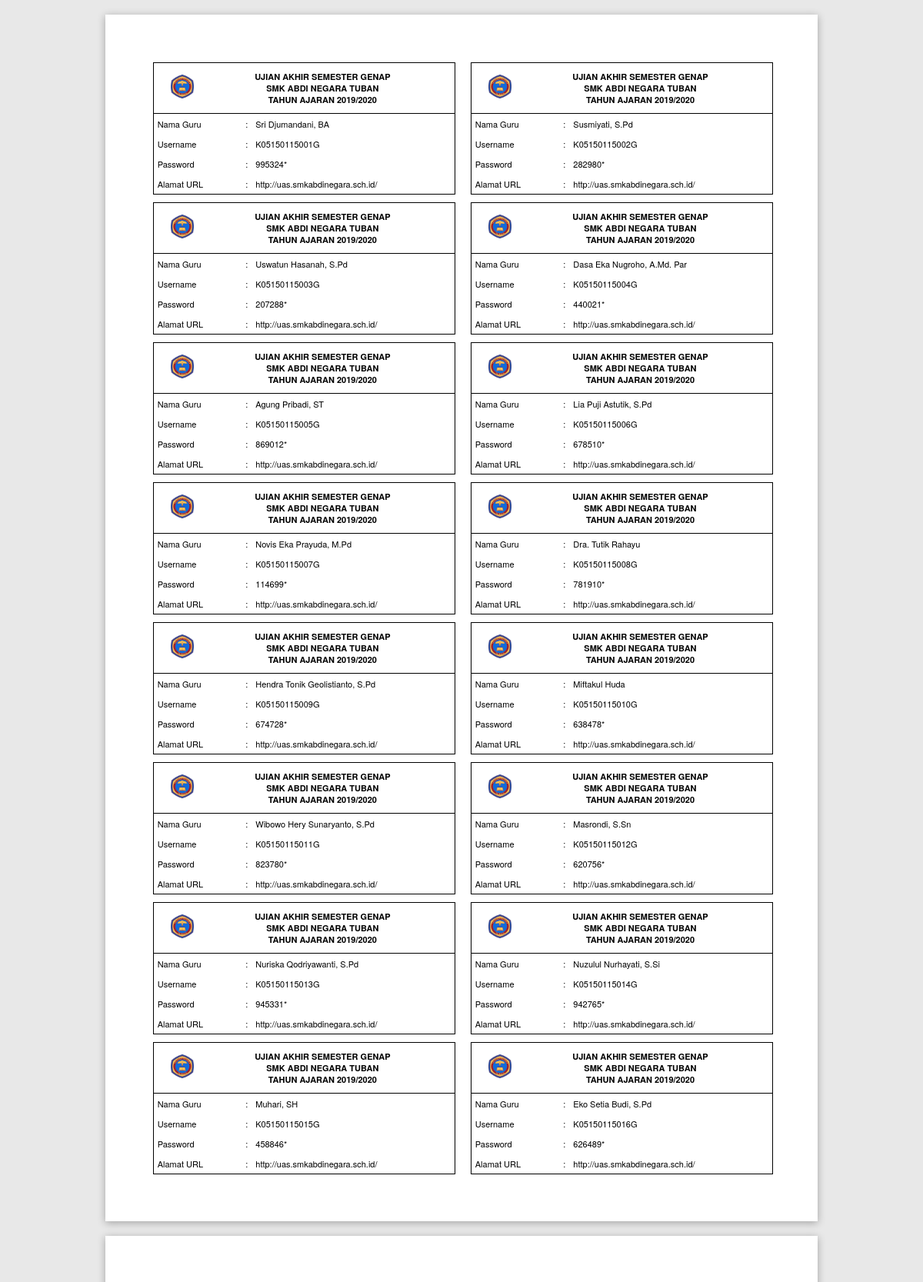
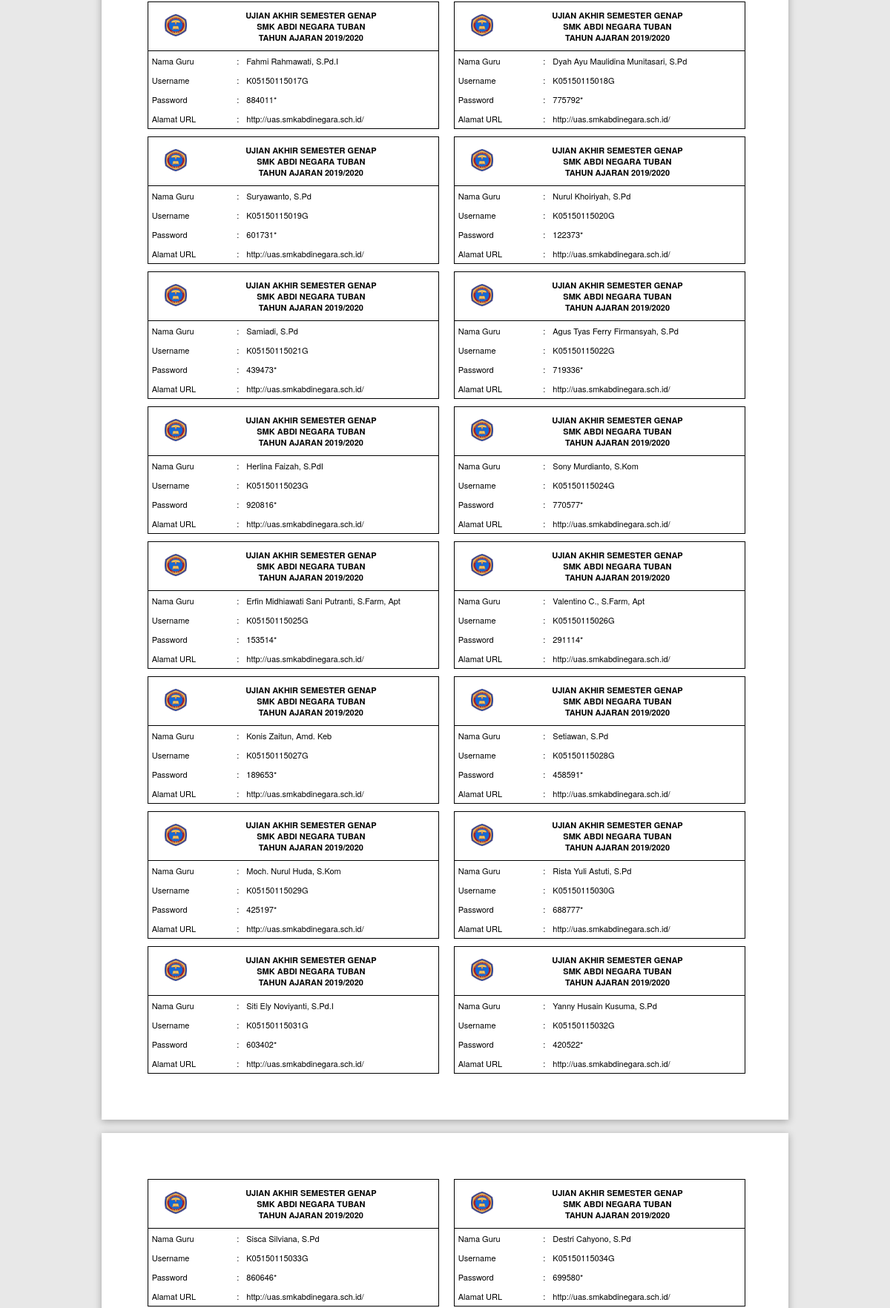
Screenshot of /guru.php (upper part) with the database file from the repository (2 pictures, top to bottom).
### tables this page shows
CREATE TABLE `guru` (
  `id` int(11) NOT NULL,
  `nama` varchar(100) NOT NULL,
  `username` varchar(15) NOT NULL,
  `password` varchar(10) NOT NULL,
  `ruang` varchar(10) NOT NULL
);

### guru.php (the view, shortened to what this page needs)
<?php
$koneksi = mysqli_connect("localhost", "root", "");
mysqli_select_db($koneksi, "kartu");
$guru = mysqli_query($koneksi, "select * from guru");
$perpage = 16;
?>
<!DOCTYPE html>
<html lang="en">
<head>
</head>
<body>
    <?php while ($data = mysqli_fetch_array($guru)): ?>
    <?php
                    if (($data['id'] % 2 == 1) AND ($data['id'] % $perpage != 1))
                        echo "<tr>";
                    if ($data['id'] % $perpage == 1)
                        echo '<div class="page"><table width="100%"><tr>';
                    ?>
    <td style="padding:5px;">
        <table class="kartu" style="width:10.4cm; border: 1px solid #000;">
            <tr>
                <td colspan="3" style="border-bottom: 1px solid #000;">
                    <table class="header">
                        <tr>
                            <td><img src="smkan.png" class="logo" /></td>
                            <td>
                                UJIAN AKHIR SEMESTER GENAP<br>
                                SMK ABDI NEGARA TUBAN<br>
                                TAHUN AJARAN 2019/2020
                            </td>
                            <td style="padding:5px;">
                            </td>
                        </tr>
                    </table>
                </td>
            </tr>
            <tr class="data">
                <td width="115">Nama Guru</td>
                <td width="1">:</td>
                <td><?= $data['nama'] ?></td>
            </tr>
            <tr class="data">
                <td>Username</td>
                <td>:</td>
                <td><?= $data['username'] ?></td>
            </tr>
            <tr class="data">
                <td>Password</td>
                <td>:</td>
                <td><?= $data['password'] ?></td>
            </tr>
            <tr class="data">
                <td>Alamat URL</td>
                <td>:</td>
                <td>http://uas.smkabdinegara.sch.id/</td>
            </tr>
        </table>
    <td>
        <?php
                    if ($data['id'] % 2 == 0)
                        echo "</tr>";
                    if ($data['id'] % $perpage == 0)
                        echo "</table></div>";
                    ?>
        <?php endwhile; ?>
</body>
</html>

### guru.php (style rules this page uses)
* { margin: 0; padding: 0; -webkit-box-sizing: border-box; -moz-box-sizing: border-box; box-sizing: border-box }
body { font-family: "Helvetica Neue", Helvetica, Arial, sans-serif; font-size: 11px; background: #E8E8E8; }
.page { position: relative; width: 21.5cm; min-height: 33cm; page-break-after: always; margin: 0.5cm auto; background: #FFF; padding: 1.5cm; box-shadow: 0 2px 10px rgba(0, 0, 0, 0.3); -webkit-box-sizing: initial; -moz-box-sizing: initial; box-sizing: initial; }
.logo { width: 30px; }
table { border-collapse: collapse; }
.header { width: 100%; text-align: center; font-weight: bold; }
td { padding: 5px 5px; }

### rows the page displays
guru: nama "Sri Djumandani, BA", username "K05150115001G", password "995324*"
guru: nama "Susmiyati, S.Pd", username "K05150115002G", password "282980*"
guru: nama "Uswatun Hasanah, S.Pd", username "K05150115003G", password "207288*"
guru: nama "Dasa Eka Nugroho, A.Md. Par", username "K05150115004G", password "440021*"
guru: nama "Agung Pribadi, ST", username "K05150115005G", password "869012*"
guru: nama "Lia Puji Astutik, S.Pd", username "K05150115006G", password "678510*"
guru: nama "Novis Eka Prayuda, M.Pd", username "K05150115007G", password "114699*"
guru: nama "Dra. Tutik Rahayu", username "K05150115008G", password "781910*"
guru: nama "Hendra Tonik Geolistianto, S.Pd", username "K05150115009G", password "674728*"
guru: nama "Miftakul Huda", username "K05150115010G", password "638478*"
guru: nama "Wibowo Hery Sunaryanto, S.Pd", username "K05150115011G", password "823780*"
guru: nama "Masrondi, S.Sn", username "K05150115012G", password "620756*"
guru: nama "Nuriska Qodriyawanti, S.Pd", username "K05150115013G", password "945331*"
guru: nama "Nuzulul Nurhayati, S.Si", username "K05150115014G", password "942765*"
guru: nama "Muhari, SH", username "K05150115015G", password "458846*"
guru: nama "Eko Setia Budi, S.Pd", username "K05150115016G", password "626489*"
guru: nama "Fahmi Rahmawati, S.Pd.I", username "K05150115017G", password "884011*"
guru: nama "Dyah Ayu Maulidina Munitasari, S.Pd", username "K05150115018G", password "775792*"
guru: nama "Suryawanto, S.Pd", username "K05150115019G", password "601731*"
guru: nama "Nurul Khoiriyah, S.Pd", username "K05150115020G", password "122373*"
guru: nama "Samiadi, S.Pd", username "K05150115021G", password "439473*"
guru: nama "Agus Tyas Ferry Firmansyah, S.Pd", username "K05150115022G", password "719336*"
guru: nama "Herlina Faizah, S.PdI", username "K05150115023G", password "920816*"
guru: nama "Sony Murdianto, S.Kom", username "K05150115024G", password "770577*"
guru: nama "Erfin Midhiawati Sani Putranti, S.Farm, Apt", username "K05150115025G", password "153514*"
guru: nama "Valentino C., S.Farm, Apt", username "K05150115026G", password "291114*"
guru: nama "Konis Zaitun, Amd. Keb", username "K05150115027G", password "189653*"
guru: nama "Setiawan, S.Pd", username "K05150115028G", password "458591*"
guru: nama "Moch. Nurul Huda, S.Kom", username "K05150115029G", password "425197*"
guru: nama "Rista Yuli Astuti, S.Pd", username "K05150115030G", password "688777*"
guru: nama "Siti Ely Noviyanti, S.Pd.I", username "K05150115031G", password "603402*"
guru: nama "Yanny Husain Kusuma, S.Pd", username "K05150115032G", password "420522*"
guru: nama "Sisca Silviana, S.Pd", username "K05150115033G", password "860646*"
guru: nama "Destri Cahyono, S.Pd", username "K05150115034G", password "699580*"
